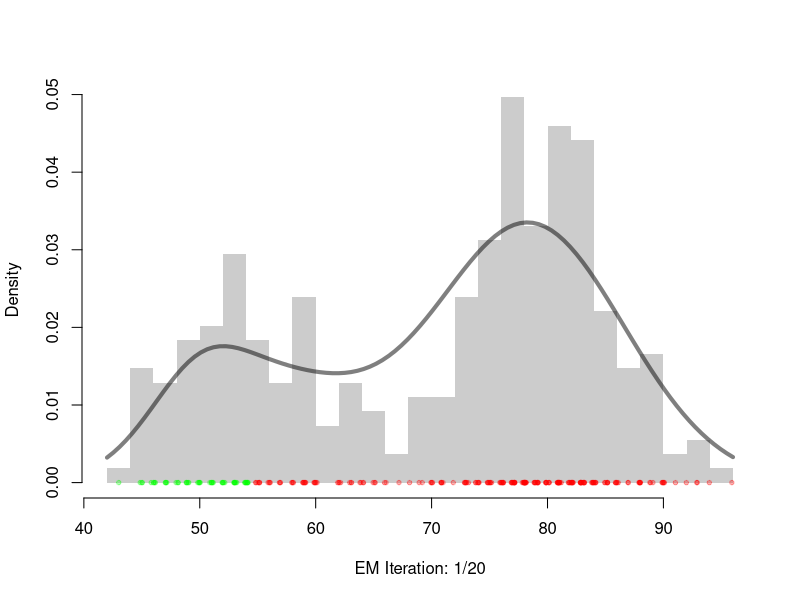
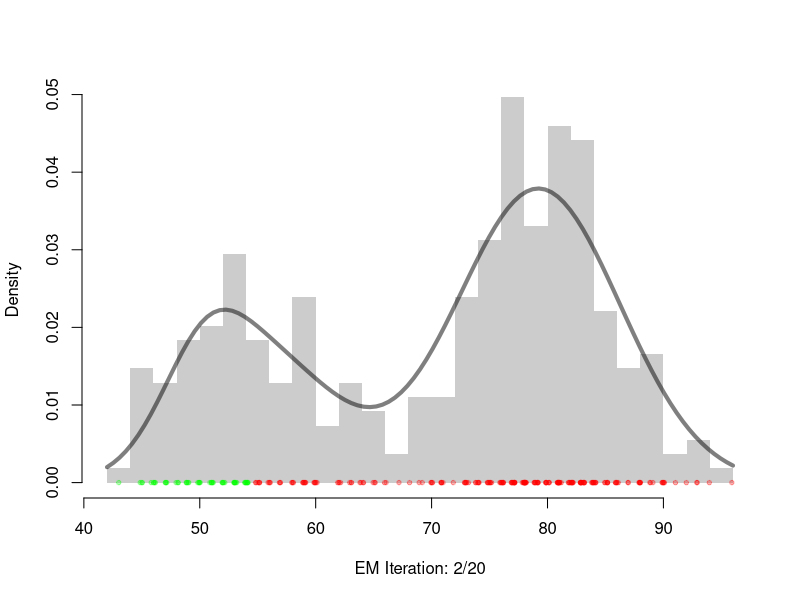
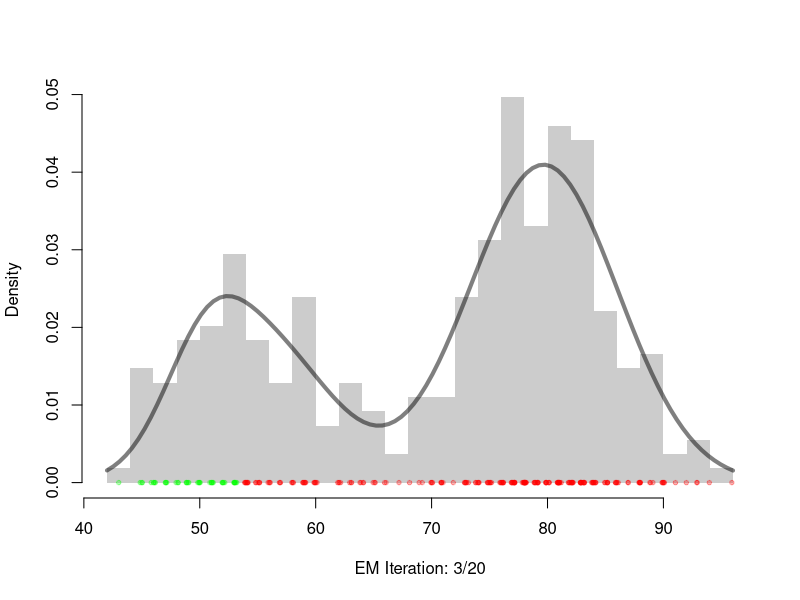
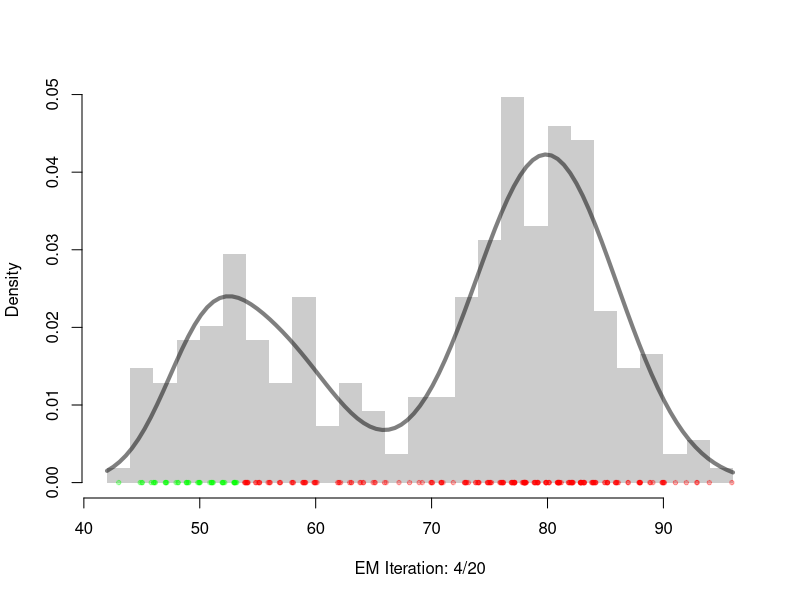
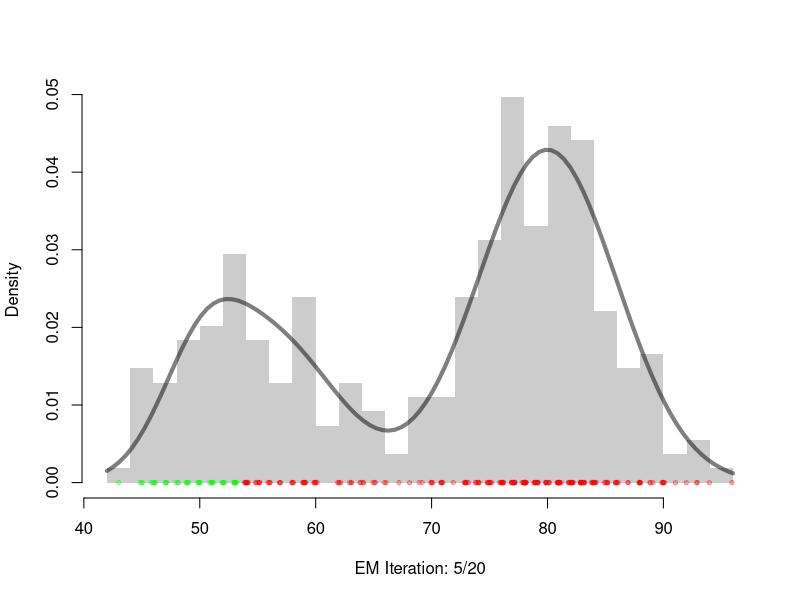
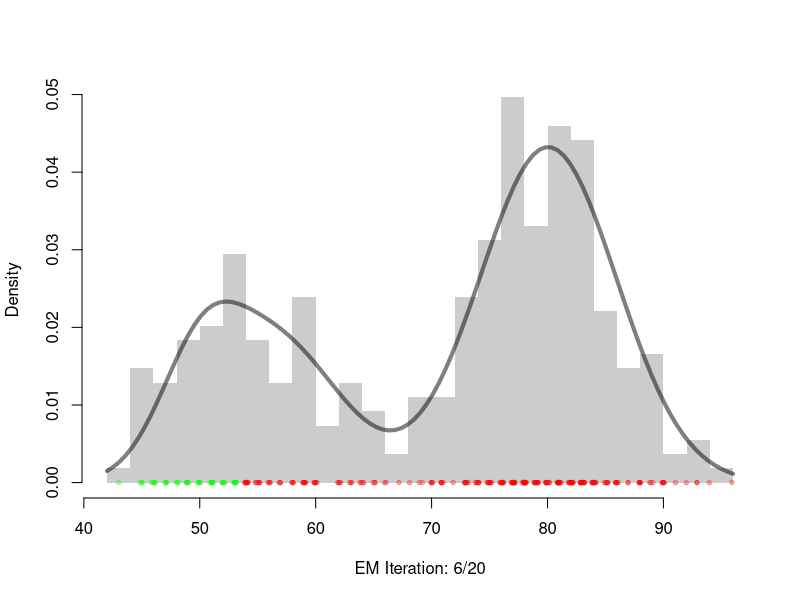
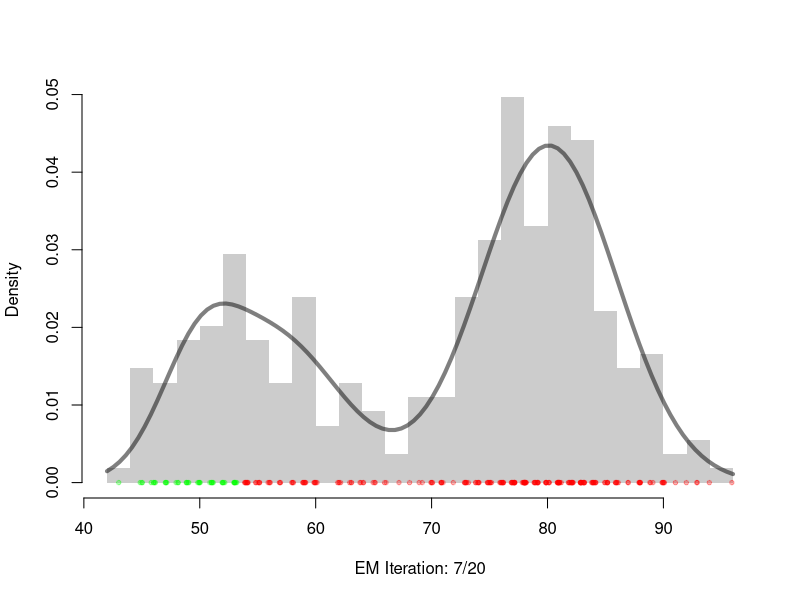
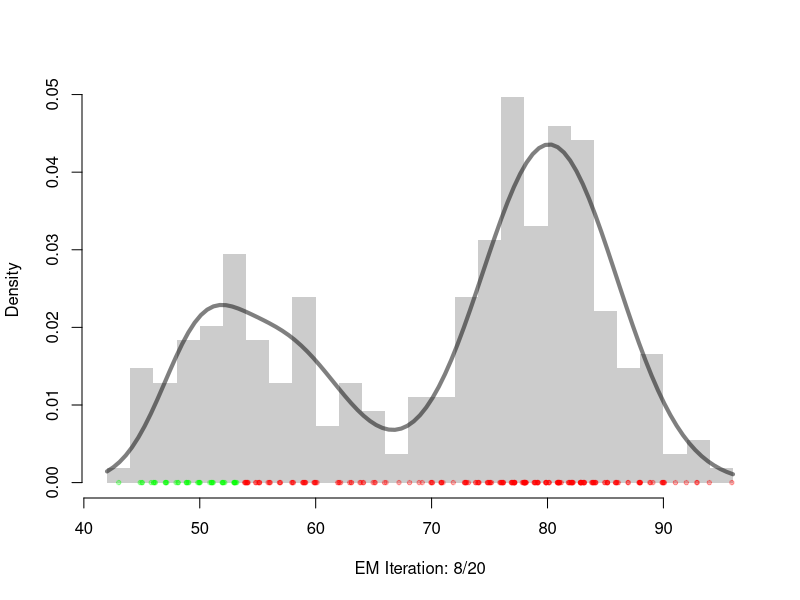

Generate these figures, in order, with R: (Note: this script raises an error after producing the figures.)
## ---- chunk 1
# Handmade EM4MoG ---------------------------------------------------------

handmade.em <- function(y, p, mu, sigma, n_iter, plot_flag = T)
{
  num_gauss = length(p)
  # Init / 2 components only
  cols     <- c(rgb(1,0,0,.3), rgb(0,1,0,.3), rgb(0,0,1,.3))
  like     <- 0
  for(i in 1:num_gauss){
    like = like + p[i]*dnorm(y, mu[i], sigma[i])
  }
  deviance <- -2*sum(log(like))
  res      <- matrix(NA, n_iter + 1, num_gauss*3 + 2)
  res[1,]  <- c(0, p, mu, sigma, deviance)

  for (iter in 1:n_iter) {
    d = list()
    r = list()
    
    # E step
    for(i in 1:num_gauss){
      d[i] <- list(p[i]*dnorm(y, mu[i], sigma[i]))
    }
    for(i in 1:num_gauss){
      sum_d = 0
      for(j in 1:length(d)){
        sum_d = sum_d + d[[j]]
      }
      r[i] <- list(d[[i]]/sum_d)
    }
    
    # M step
    for(i in 1:num_gauss){
      p[i]     <- mean(r[[i]])
      mu[i]    <- sum(r[[i]]*y)/sum(r[[i]])
      sigma[i] <- sqrt( sum(r[[i]]*(y^2))/sum(r[[i]]) - (mu[i])^2 )
    }
    
    # -2 x log-likelihood (a.k.a. deviance)
    like     <- 0
    for(i in 1:num_gauss){
      like = like + p[i]*dnorm(y, mu[i], sigma[i])
    }
    deviance <- -2*sum( log(like) )
    
    # Save
    res[iter+1,] <- c(iter, p, mu, sigma, deviance)
    
    #Auxiliar function
    curve_val <- function(x){
      res = 0
      for(i in 1:num_gauss){
        res = res + p[i]*dnorm(x, mu[i], sigma[i])
      }
      return(res)
    }
    
    # Plot
    if (plot_flag){
      hist(y, prob = T, breaks = 30, col = gray(.8), border = NA, 
           main = "", xlab = paste("EM Iteration: ", iter, "/", n_iter, sep = ""))
      set.seed(123)
      points(jitter(y), rep(0,length(y)), 
             pch = 19, cex = .6, 
             col = cols[ (dnorm(y,mu[1],sigma[1]) > dnorm(y,mu[2],sigma[2])) + 1])
      curve(curve_val, lwd = 4, col = rgb(0,0,0,.5), add = TRUE)
      Sys.sleep(0.1)
    }
  }
  res <- data.frame(res)
  names(res) <- c("iteration", paste("p", 1:num_gauss, sep=""), paste("mu", 1:num_gauss, sep=""), paste("sigma", 1:num_gauss, sep=""), "deviance") # generalize the number of columns with k components parameters
  out <- list(parameters = c(p = p, mu = mu, sigma = sigma), deviance = deviance, res = res) # return the final result
  return(out)
}

data("faithful")
?faithful
hem_fit <- handmade.em(faithful$waiting, 
                       p      = c(.3,.3,.3), 
                       mu     = c(40,55,70), 
                       sigma  = c(8,8,8), 
                       n_iter = 20)
round( hem_fit$parameters, 3 )
hem_fit$deviance
## ---- chunk 2
give_me_a_name <- function(n, gauss_num){
  p <- rep(1/gauss_num, gauss_num)
  mu    <- runif(gauss_num, min = 0.1, max= 0.9)
  sigma <- runif(gauss_num, min = 0.1, max = 0.9)
  
  XX <- rnormmix(n,
           lambda = c(0.5, rep(0.1,5)),
           mu = c(0, ((0:4)/2)-1),
           sigma = c(1, rep(0.1,5)) )
  
  out1 <- handmade.em(XX, p, mu, sigma, n_iter = 30)
  
}
## ---- chunk 3
give_me_a_name(25, 6)
## ---- chunk 4
give_me_a_name(2000, 6)
## ---- chunk 5
# AIC

AIC <- function(y, kmax, n_iter) {
  aic.j <- c()
  
  for (k in 1:kmax){
    p <- rep(1/k, k)
    mu    <- runif(k, min = 0.1, max= 0.9)
    sigma <- runif(k, min = 0.1, max = 0.9)

    out.opt <- handmade.em(y, p, mu, sigma, n_iter = 20, plot_flag = F)
    
    p <- out.opt$parameters[1:k]
    mu <- out.opt$parameters[(k+1):(2*k)]
    sigma <- out.opt$parameters[(2*k+1):(3*k)]
    
    like <- 0
    for(i in 1:k){
      like = like + p[i]*dnorm(y, mu[i], sigma[i])
    }

    aic.j <- c(aic.j, 2 * sum(log(like)) - 2 * k)
  }

  best.k <- which.max(aic.j) 
  return(best.k)
}
## ---- chunk 6
XX <- rnormmix(n,
           lambda = c(0.5, rep(0.1,5)),
           mu = c(0, ((0:4)/2)-1),
           sigma = c(1, rep(0.1,5)) )

AIC(XX, 5, 20)
## ---- chunk 7
BIC <- function(y, kmax, n_iter) {
  bic.j <- c()
  len.y <- length(y)

  for (k in 1:kmax){
    p <- rep(1/k, k)
    mu    <- runif(k, min = 0.1, max= 0.9)
    sigma <- runif(k, min = 0.1, max = 0.9)

    out.opt <- handmade.em(y, p, mu, sigma, n_iter = n_iter, plot_flag = F)

    p <- out.opt$parameters[1:k]
    mu <- out.opt$parameters[(k+1):(2*k)]
    sigma <- out.opt$parameters[(2*k+1):(3*k)]

    like <- 0
    for(i in 1:k){
      like = like + p[i]*dnorm(y, mu[i], sigma[i])
    }

    bic.j <- c(bic.j, sum(log(like)) - log(len.y)/2 * k)
  }

  best.k <- which.max(bic.j) 
  return(best.k)
}
## ---- chunk 8
XX <- rnormmix(n,
           lambda = c(0.5, rep(0.1,5)),
           mu = c(0, ((0:4)/2)-1),
           sigma = c(1, rep(0.1,5)) )

BIC(XX, 5, 20)
